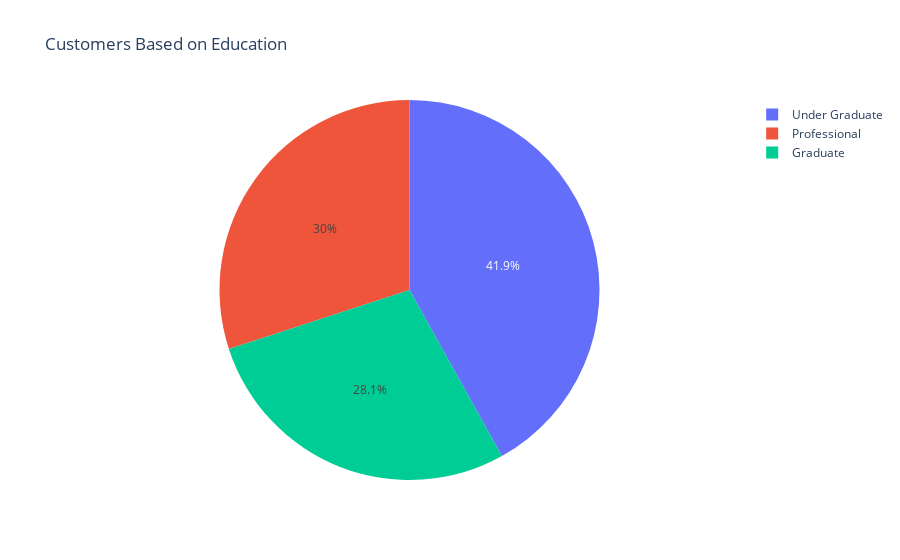

Notebook code for this chart:
### Code cell
fig=px.pie(data,values=EDU_dis,names=EDU_dis.index,title='Customers Based on Education')
fig.show()

### Figure 1 — Plotly figure (JSON) as saved in the notebook; plotly's stock layout.template omitted (floating-point values rounded to 4 significant figures)
{"data": [{"domain": {"x": [0, 1], "y": [0, 1]}, "hovertemplate": "label=%{label}<br>value=%{value}<extra></extra>", "labels": ["Graduate", "Professional", "Under Graduate"], "legendgroup": "", "name": "", "showlegend": true, "type": "pie", "values": [1403, 1501, 2096]}], "layout": {"legend": {"tracegroupgap": 0}, "title": {"text": "Customers Based on Education"}}}
